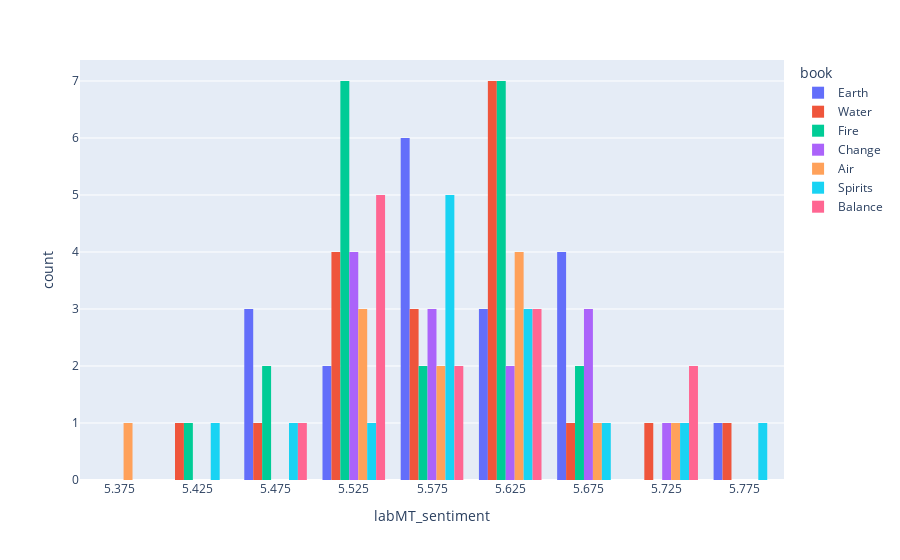

The notebook cell this image was saved under:
### Markdown cell above
#### Sentiment per season

### Code cell
px.histogram(dialog_df_groups, x='labMT_sentiment',color='book', barmode='group')

### Figure 1 — Plotly figure (JSON) as saved in the notebook; plotly's stock layout.template omitted (floating-point values rounded to 4 significant figures)
{"data": [{"alignmentgroup": "True", "bingroup": "x", "hovertemplate": "book=Earth<br>labMT_sentiment=%{x}<br>count=%{y}<extra></extra>", "legendgroup": "Earth", "marker": {"color": "#636efa", "pattern": {"shape": ""}}, "name": "Earth", "offsetgroup": "Earth", "orientation": "v", "showlegend": true, "type": "histogram", "x": [5.464, 5.574, 5.693, 5.603, 5.543, 5.586, 5.603, 5.664, 5.547, 5.599, 5.573, 5.47, 5.567, 5.634, 5.598, 5.683, 5.655, 5.794, 5.5], "xaxis": "x", "yaxis": "y"}, {"alignmentgroup": "True", "bingroup": "x", "hovertemplate": "book=Water<br>labMT_sentiment=%{x}<br>count=%{y}<extra></extra>", "legendgroup": "Water", "marker": {"color": "#EF553B", "pattern": {"shape": ""}}, "name": "Water", "offsetgroup": "Water", "orientation": "v", "showlegend": true, "type": "histogram", "x": [5.615, 5.511, 5.654, 5.536, 5.602, 5.478, 5.76, 5.519, 5.648, 5.504, 5.616, 5.638, 5.633, 5.554, 5.609, 5.737, 5.567, 5.559, 5.426], "xaxis": "x", "yaxis": "y"}, {"alignmentgroup": "True", "bingroup": "x", "hovertemplate": "book=Fire<br>labMT_sentiment=%{x}<br>count=%{y}<extra></extra>", "legendgroup": "Fire", "marker": {"color": "#00cc96", "pattern": {"shape": ""}}, "name": "Fire", "offsetgroup": "Fire", "orientation": "v", "showlegend": true, "type": "histogram", "x": [5.61, 5.646, 5.536, 5.596, 5.531, 5.638, 5.673, 5.516, 5.698, 5.458, 5.407, 5.534, 5.529, 5.579, 5.542, 5.635, 5.646, 5.602, 5.607, 5.499, 5.517], "xaxis": "x", "yaxis": "y"}, {"alignmentgroup": "True", "bingroup": "x", "hovertemplate": "book=Change<br>labMT_sentiment=%{x}<br>count=%{y}<extra></extra>", "legendgroup": "Change", "marker": {"color": "#ab63fa", "pattern": {"shape": ""}}, "name": "Change", "offsetgroup": "Change", "orientation": "v", "showlegend": true, "type": "histogram", "x": [5.532, 5.542, 5.533, 5.57, 5.606, 5.66, 5.692, 5.568, 5.718, 5.583, 5.514, 5.685, 5.622], "xaxis": "x", "yaxis": "y"}, {"alignmentgroup": "True", "bingroup": "x", "hovertemplate": "book=Air<br>labMT_sentiment=%{x}<br>count=%{y}<extra></extra>", "legendgroup": "Air", "marker": {"color": "#FFA15A", "pattern": {"shape": ""}}, "name": "Air", "offsetgroup": "Air", "orientation": "v", "showlegend": true, "type": "histogram", "x": [5.619, 5.575, 5.524, 5.395, 5.613, 5.573, 5.536, 5.728, 5.61, 5.626, 5.697, 5.543], "xaxis": "x", "yaxis": "y"}, {"alignmentgroup": "True", "bingroup": "x", "hovertemplate": "book=Spirits<br>labMT_sentiment=%{x}<br>count=%{y}<extra></extra>", "legendgroup": "Spirits", "marker": {"color": "#19d3f3", "pattern": {"shape": ""}}, "name": "Spirits", "offsetgroup": "Spirits", "orientation": "v", "showlegend": true, "type": "histogram", "x": [5.719, 5.584, 5.487, 5.633, 5.694, 5.507, 5.575, 5.58, 5.561, 5.588, 5.79, 5.604, 5.619, 5.449], "xaxis": "x", "yaxis": "y"}, {"alignmentgroup": "True", "bingroup": "x", "hovertemplate": "book=Balance<br>labMT_sentiment=%{x}<br>count=%{y}<extra></extra>", "legendgroup": "Balance", "marker": {"color": "#FF6692", "pattern": {"shape": ""}}, "name": "Balance", "offsetgroup": "Balance", "orientation": "v", "showlegend": true, "type": "histogram", "x": [5.743, 5.549, 5.539, 5.528, 5.582, 5.467, 5.526, 5.581, 5.603, 5.503, 5.649, 5.626, 5.708], "xaxis": "x", "yaxis": "y"}], "layout": {"barmode": "group", "legend": {"title": {"text": "book"}, "tracegroupgap": 0}, "margin": {"t": 60}, "xaxis": {"anchor": "y", "domain": [0, 1], "title": {"text": "labMT_sentiment"}}, "yaxis": {"anchor": "x", "domain": [0, 1], "title": {"text": "count"}}}}
